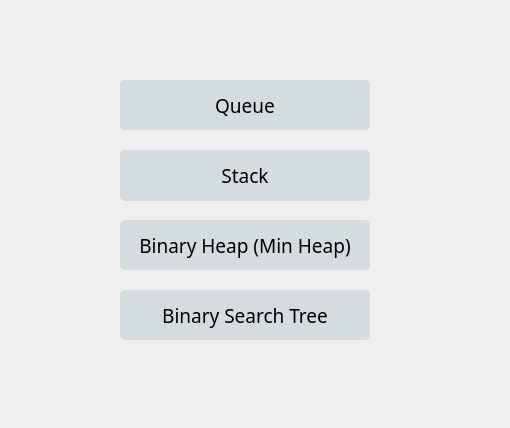
<?xml version="1.0" encoding="UTF-8"?>
<ui version="4.0">
 <class>MainWindow</class>
 <widget class="QMainWindow" name="MainWindow">
  <property name="geometry">
   <rect>
    <x>0</x>
    <y>0</y>
    <width>510</width>
    <height>428</height>
   </rect>
  </property>
  <property name="windowTitle">
   <string>DataVisualizer</string>
  </property>
  <widget class="QWidget" name="centralWidget">
   <widget class="QPushButton" name="pushButton">
    <property name="geometry">
     <rect>
      <x>120</x>
      <y>80</y>
      <width>250</width>
      <height>50</height>
     </rect>
    </property>
    <property name="palette">
     <palette>
      <active>
       <colorrole role="WindowText">
        <brush brushstyle="SolidPattern">
         <color alpha="255">
          <red>0</red>
          <green>0</green>
          <blue>0</blue>
         </color>
        </brush>
       </colorrole>
       <colorrole role="Button">
        <brush brushstyle="SolidPattern">
         <color alpha="255">
          <red>212</red>
          <green>220</green>
          <blue>223</blue>
         </color>
        </brush>
       </colorrole>
       <colorrole role="Light">
        <brush brushstyle="SolidPattern">
         <color alpha="255">
          <red>255</red>
          <green>255</green>
          <blue>255</blue>
         </color>
        </brush>
       </colorrole>
       <colorrole role="Midlight">
        <brush brushstyle="SolidPattern">
         <color alpha="255">
          <red>255</red>
          <green>192</green>
          <blue>192</blue>
         </color>
        </brush>
       </colorrole>
       <colorrole role="Dark">
        <brush brushstyle="SolidPattern">
         <color alpha="255">
          <red>127</red>
          <green>64</green>
          <blue>64</blue>
         </color>
        </brush>
       </colorrole>
       <colorrole role="Mid">
        <brush brushstyle="SolidPattern">
         <color alpha="255">
          <red>170</red>
          <green>86</green>
          <blue>86</blue>
         </color>
        </brush>
       </colorrole>
       <colorrole role="Text">
        <brush brushstyle="SolidPattern">
         <color alpha="255">
          <red>0</red>
          <green>0</green>
          <blue>0</blue>
         </color>
        </brush>
       </colorrole>
       <colorrole role="BrightText">
        <brush brushstyle="SolidPattern">
         <color alpha="255">
          <red>255</red>
          <green>255</green>
          <blue>255</blue>
         </color>
        </brush>
       </colorrole>
       <colorrole role="ButtonText">
        <brush brushstyle="SolidPattern">
         <color alpha="255">
          <red>0</red>
          <green>0</green>
          <blue>0</blue>
         </color>
        </brush>
       </colorrole>
       <colorrole role="Base">
        <brush brushstyle="SolidPattern">
         <color alpha="255">
          <red>212</red>
          <green>220</green>
          <blue>223</blue>
         </color>
        </brush>
       </colorrole>
       <colorrole role="Window">
        <brush brushstyle="SolidPattern">
         <color alpha="255">
          <red>212</red>
          <green>220</green>
          <blue>223</blue>
         </color>
        </brush>
       </colorrole>
       <colorrole role="Shadow">
        <brush brushstyle="SolidPattern">
         <color alpha="255">
          <red>0</red>
          <green>0</green>
          <blue>0</blue>
         </color>
        </brush>
       </colorrole>
       <colorrole role="AlternateBase">
        <brush brushstyle="SolidPattern">
         <color alpha="255">
          <red>255</red>
          <green>192</green>
          <blue>192</blue>
         </color>
        </brush>
       </colorrole>
       <colorrole role="ToolTipBase">
        <brush brushstyle="SolidPattern">
         <color alpha="255">
          <red>255</red>
          <green>255</green>
          <blue>220</blue>
         </color>
        </brush>
       </colorrole>
       <colorrole role="ToolTipText">
        <brush brushstyle="SolidPattern">
         <color alpha="255">
          <red>0</red>
          <green>0</green>
          <blue>0</blue>
         </color>
        </brush>
       </colorrole>
      </active>
      <inactive>
       <colorrole role="WindowText">
        <brush brushstyle="SolidPattern">
         <color alpha="255">
          <red>0</red>
          <green>0</green>
          <blue>0</blue>
         </color>
        </brush>
       </colorrole>
       <colorrole role="Button">
        <brush brushstyle="SolidPattern">
         <color alpha="255">
          <red>212</red>
          <green>220</green>
          <blue>223</blue>
         </color>
        </brush>
       </colorrole>
       <colorrole role="Light">
        <brush brushstyle="SolidPattern">
         <color alpha="255">
          <red>255</red>
          <green>255</green>
          <blue>255</blue>
         </color>
        </brush>
       </colorrole>
       <colorrole role="Midlight">
        <brush brushstyle="SolidPattern">
         <color alpha="255">
          <red>255</red>
          <green>192</green>
          <blue>192</blue>
         </color>
        </brush>
       </colorrole>
       <colorrole role="Dark">
        <brush brushstyle="SolidPattern">
         <color alpha="255">
          <red>127</red>
          <green>64</green>
          <blue>64</blue>
         </color>
        </brush>
       </colorrole>
       <colorrole role="Mid">
        <brush brushstyle="SolidPattern">
         <color alpha="255">
          <red>170</red>
          <green>86</green>
          <blue>86</blue>
         </color>
        </brush>
       </colorrole>
       <colorrole role="Text">
        <brush brushstyle="SolidPattern">
         <color alpha="255">
          <red>0</red>
          <green>0</green>
          <blue>0</blue>
         </color>
        </brush>
       </colorrole>
       <colorrole role="BrightText">
        <brush brushstyle="SolidPattern">
         <color alpha="255">
          <red>255</red>
          <green>255</green>
          <blue>255</blue>
         </color>
        </brush>
       </colorrole>
       <colorrole role="ButtonText">
        <brush brushstyle="SolidPattern">
         <color alpha="255">
          <red>0</red>
          <green>0</green>
          <blue>0</blue>
         </color>
        </brush>
       </colorrole>
       <colorrole role="Base">
        <brush brushstyle="SolidPattern">
         <color alpha="255">
          <red>212</red>
          <green>220</green>
          <blue>223</blue>
         </color>
        </brush>
       </colorrole>
       <colorrole role="Window">
        <brush brushstyle="SolidPattern">
         <color alpha="255">
          <red>212</red>
          <green>220</green>
          <blue>223</blue>
         </color>
        </brush>
       </colorrole>
       <colorrole role="Shadow">
        <brush brushstyle="SolidPattern">
         <color alpha="255">
          <red>0</red>
          <green>0</green>
          <blue>0</blue>
         </color>
        </brush>
       </colorrole>
       <colorrole role="AlternateBase">
        <brush brushstyle="SolidPattern">
         <color alpha="255">
          <red>255</red>
          <green>192</green>
          <blue>192</blue>
         </color>
        </brush>
       </colorrole>
       <colorrole role="ToolTipBase">
        <brush brushstyle="SolidPattern">
         <color alpha="255">
          <red>255</red>
          <green>255</green>
          <blue>220</blue>
         </color>
        </brush>
       </colorrole>
       <colorrole role="ToolTipText">
        <brush brushstyle="SolidPattern">
         <color alpha="255">
          <red>0</red>
          <green>0</green>
          <blue>0</blue>
         </color>
        </brush>
       </colorrole>
      </inactive>
      <disabled>
       <colorrole role="WindowText">
        <brush brushstyle="SolidPattern">
         <color alpha="255">
          <red>127</red>
          <green>64</green>
          <blue>64</blue>
         </color>
        </brush>
       </colorrole>
       <colorrole role="Button">
        <brush brushstyle="SolidPattern">
         <color alpha="255">
          <red>212</red>
          <green>220</green>
          <blue>223</blue>
         </color>
        </brush>
       </colorrole>
       <colorrole role="Light">
        <brush brushstyle="SolidPattern">
         <color alpha="255">
          <red>255</red>
          <green>255</green>
          <blue>255</blue>
         </color>
        </brush>
       </colorrole>
       <colorrole role="Midlight">
        <brush brushstyle="SolidPattern">
         <color alpha="255">
          <red>255</red>
          <green>192</green>
          <blue>192</blue>
         </color>
        </brush>
       </colorrole>
       <colorrole role="Dark">
        <brush brushstyle="SolidPattern">
         <color alpha="255">
          <red>127</red>
          <green>64</green>
          <blue>64</blue>
         </color>
        </brush>
       </colorrole>
       <colorrole role="Mid">
        <brush brushstyle="SolidPattern">
         <color alpha="255">
          <red>170</red>
          <green>86</green>
          <blue>86</blue>
         </color>
        </brush>
       </colorrole>
       <colorrole role="Text">
        <brush brushstyle="SolidPattern">
         <color alpha="255">
          <red>127</red>
          <green>64</green>
          <blue>64</blue>
         </color>
        </brush>
       </colorrole>
       <colorrole role="BrightText">
        <brush brushstyle="SolidPattern">
         <color alpha="255">
          <red>255</red>
          <green>255</green>
          <blue>255</blue>
         </color>
        </brush>
       </colorrole>
       <colorrole role="ButtonText">
        <brush brushstyle="SolidPattern">
         <color alpha="255">
          <red>127</red>
          <green>64</green>
          <blue>64</blue>
         </color>
        </brush>
       </colorrole>
       <colorrole role="Base">
        <brush brushstyle="SolidPattern">
         <color alpha="255">
          <red>212</red>
          <green>220</green>
          <blue>223</blue>
         </color>
        </brush>
       </colorrole>
       <colorrole role="Window">
        <brush brushstyle="SolidPattern">
         <color alpha="255">
          <red>212</red>
          <green>220</green>
          <blue>223</blue>
         </color>
        </brush>
       </colorrole>
       <colorrole role="Shadow">
        <brush brushstyle="SolidPattern">
         <color alpha="255">
          <red>0</red>
          <green>0</green>
          <blue>0</blue>
         </color>
        </brush>
       </colorrole>
       <colorrole role="AlternateBase">
        <brush brushstyle="SolidPattern">
         <color alpha="255">
          <red>255</red>
          <green>129</green>
          <blue>129</blue>
         </color>
        </brush>
       </colorrole>
       <colorrole role="ToolTipBase">
        <brush brushstyle="SolidPattern">
         <color alpha="255">
          <red>255</red>
          <green>255</green>
          <blue>220</blue>
         </color>
        </brush>
       </colorrole>
       <colorrole role="ToolTipText">
        <brush brushstyle="SolidPattern">
         <color alpha="255">
          <red>0</red>
          <green>0</green>
          <blue>0</blue>
         </color>
        </brush>
       </colorrole>
      </disabled>
     </palette>
    </property>
    <property name="font">
     <font>
      <family>Hack</family>
      <pointsize>14</pointsize>
     </font>
    </property>
    <property name="autoFillBackground">
     <bool>false</bool>
    </property>
    <property name="styleSheet">
     <string notr="true">QPushButton {
     background-color: #D4DCDF;
     border-radius: 5%;
}

QPushButton:pressed {
     background-color: #D4DCDF;
     border-radius: 5%;
	color: white;
	border: 5px solid white;
}</string>
    </property>
    <property name="text">
     <string>Queue</string>
    </property>
   </widget>
   <widget class="QPushButton" name="pushButton_2">
    <property name="geometry">
     <rect>
      <x>120</x>
      <y>150</y>
      <width>250</width>
      <height>51</height>
     </rect>
    </property>
    <property name="font">
     <font>
      <family>Hack</family>
      <pointsize>14</pointsize>
     </font>
    </property>
    <property name="styleSheet">
     <string notr="true">QPushButton {
     background-color: #D4DCDF;
     border-radius: 5%;
}

QPushButton:pressed {
     background-color: #D4DCDF;
     border-radius: 5%;
	color: white;
	border: 5px solid white;
}</string>
    </property>
    <property name="text">
     <string>Stack</string>
    </property>
   </widget>
   <widget class="QPushButton" name="pushButton_3">
    <property name="geometry">
     <rect>
      <x>120</x>
      <y>220</y>
      <width>250</width>
      <height>50</height>
     </rect>
    </property>
    <property name="font">
     <font>
      <family>Hack</family>
      <pointsize>14</pointsize>
     </font>
    </property>
    <property name="styleSheet">
     <string notr="true">QPushButton {
     background-color: #D4DCDF;
     border-radius: 5%;
}

QPushButton:pressed {
     background-color: #D4DCDF;
     border-radius: 5%;
	color: white;
	border: 5px solid white;
}</string>
    </property>
    <property name="text">
     <string>Binary Heap (Min Heap)</string>
    </property>
   </widget>
   <widget class="QPushButton" name="pushButton_4">
    <property name="geometry">
     <rect>
      <x>120</x>
      <y>290</y>
      <width>250</width>
      <height>50</height>
     </rect>
    </property>
    <property name="font">
     <font>
      <family>Hack</family>
      <pointsize>14</pointsize>
      <weight>50</weight>
      <bold>false</bold>
     </font>
    </property>
    <property name="styleSheet">
     <string notr="true">QPushButton {
     background-color: #D4DCDF;
     border-radius: 5%;
}

QPushButton:pressed {
     background-color: #D4DCDF;
     border-radius: 5%;
	color: white;
	border: 5px solid white;
}</string>
    </property>
    <property name="text">
     <string>Binary Search Tree</string>
    </property>
   </widget>
  </widget>
 </widget>
 <layoutdefault spacing="6" margin="11"/>
 <resources/>
 <connections/>
</ui>
